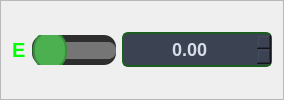
                    <widget class="QFrame" name="frame_E">
                     <property name="font">
                      <font>
                       <pointsize>15</pointsize>
                      </font>
                     </property>
                     <property name="frameShape">
                      <enum>QFrame::StyledPanel</enum>
                     </property>
                     <property name="frameShadow">
                      <enum>QFrame::Raised</enum>
                     </property>
                     <layout class="QHBoxLayout" name="horizontalLayout_6">
                      <item>
                       <widget class="QLabel" name="label_5">
                        <property name="font">
                         <font>
                          <pointsize>15</pointsize>
                          <weight>75</weight>
                          <bold>true</bold>
                         </font>
                        </property>
                        <property name="styleSheet">
                         <string notr="true">QLabel#label_5 {
    color: #00FF00; /* Mengubah warna teks menjadi putih */
}
</string>
                        </property>
                        <property name="text">
                         <string>E</string>
                        </property>
                       </widget>
                      </item>
                      <item>
                       <widget class="QSlider" name="horizontalSlider_E">
                        <property name="styleSheet">
                         <string notr="true">QSlider#horizontalSlider_E {
    background-color: #2E2E2E; /* Latar belakang slider */
    border-radius: 12px; /* Membuat sudut melengkung pada slider */
    height: 30px; /* Menambah tinggi keseluruhan slider untuk membuatnya lebih tebal */
}

QSlider#horizontalSlider_E::groove:horizontal {
    border: 1px solid #666; /* Border untuk jalur slider */
    background: #3A3A3A; /* Latar belakang jalur slider */
    height: 15px; /* Membuat jalur slider lebih tebal */
    border-radius: 8px; /* Sudut melengkung pada jalur */
}

QSlider#horizontalSlider_E::handle:horizontal {
    background: #4CAF50; /* Warna handle (knob) */
    border: 2px solid #388E3C; /* Border di sekitar handle */
    width: 30px; /* Lebar handle lebih besar */
    height: 30px; /* Tinggi handle lebih besar */
    border-radius: 17px; /* Sudut melengkung pada handle untuk membuatnya bulat */
    margin: -12px 0; /* Membuat handle lebih besar dari jalur */
}

QSlider#horizontalSlider_E::sub-page:horizontal {
    background: #1B5E20; /* Warna bagian yang sudah terisi */
    border-radius: 8px; /* Sudut melengkung */
}

QSlider#horizontalSlider_E::add-page:horizontal {
    background: #757575; /* Warna bagian yang belum terisi */
    border-radius: 8px; /* Sudut melengkung */
}
</string>
                        </property>
                        <property name="orientation">
                         <enum>Qt::Horizontal</enum>
                        </property>
                       </widget>
                      </item>
                      <item>
                       <widget class="QDoubleSpinBox" name="doubleSpinBox_E">
                        <property name="sizePolicy">
                         <sizepolicy hsizetype="Fixed" vsizetype="Fixed">
                          <horstretch>0</horstretch>
                          <verstretch>0</verstretch>
                         </sizepolicy>
                        </property>
                        <property name="minimumSize">
                         <size>
                          <width>150</width>
                          <height>0</height>
                         </size>
                        </property>
                        <property name="font">
                         <font>
                          <pointsize>-1</pointsize>
                          <weight>75</weight>
                          <bold>true</bold>
                         </font>
                        </property>
                        <property name="styleSheet">
                         <string notr="true">QDoubleSpinBox {
    background-color: #3B4252; /* Warna latar belakang */
    color: #D8DEE9; /* Warna teks */
    border: 2px solid #1B5E20; /* Warna border */
    border-radius: 6px; /* Sudut melengkung */
    font-size: 18px; /* Ukuran font */
    font-weight: bold; /* Membuat teks bold */
    padding: 4px 8px; /* Padding dalam */
    selection-background-color: #81A1C1; /* Warna seleksi */
    selection-color: #2E3440; /* Warna teks saat diseleksi */
}

/* Efek hover */
QDoubleSpinBox:hover {
    border: 2px solid #81A1C1;
}

/* Efek saat aktif (focus) */
QDoubleSpinBox:focus {
    border: 2px solid #88C0D0;
    background-color: #434C5E;
}
</string>
                        </property>
                        <property name="alignment">
                         <set>Qt::AlignCenter</set>
                        </property>
                       </widget>
                      </item>
                     </layout>
                    </widget>
